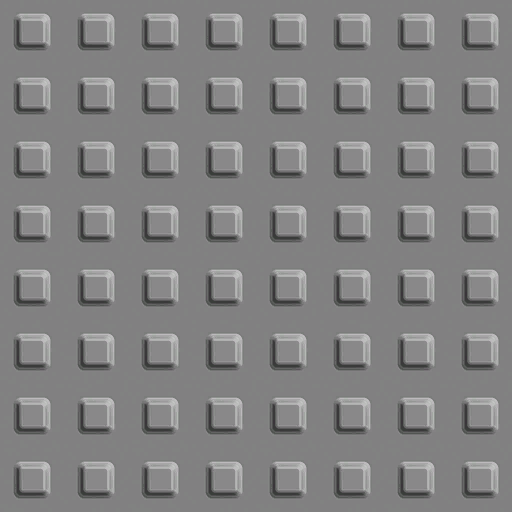
#> input picture .claude/skills/lihfolk-stud-voxel/assets/roblox_square_studs.png, 512 x 512 px
$ python -i voxel_icons.py   (imports and definitions only)
#> lines starting #> are read from the running program, lines starting #| are printed output that depends on the picture; after the words box and inside, x2 and y2 are one past the last pixel; in counts of white or black regions, pixels touching at a corner belong together
"""Stud-voxel HUD icons: shop basket, index book, animals paw, daily calendar, luck clover, present.

Each icon is a small voxel model wearing the same square stud texture as the map
(.claude/skills/lihfolk-stud-voxel/assets/roblox_square_studs.png, one stud per 2x2
voxels), rendered in Cycles with a transparent background, then given the HUD's ink
sticker outline. Same look as the world, so the HUD reads as part of the game.

Run (needs `pip install bpy` 5.x, numpy, Pillow):
    python3 tools/lookdev/voxel_icons.py OUTDIR [name ...]
"""
import math
import os
import sys

import numpy as np

HERE = os.path.dirname(os.path.abspath(__file__))
ROOT = os.path.abspath(os.path.join(HERE, '..', '..'))
STUD_PNG = os.path.join(ROOT, '.claude', 'skills', 'lihfolk-stud-voxel', 'assets', 'roblox_square_studs.png')
INK = (11, 12, 26)


# ---------------------------------------------------------------- voxel helpers
class Grid:
    """Colour-index voxel grid, z up. 0 = empty; palette maps index -> hex."""

    def __init__(self, nx, ny, nz):
        self.v = np.zeros((nx, ny, nz), np.int16)
        self.pal = {}

    # [7 lines left out: function col, not called in this run]

    def box(self, x0, x1, y0, y1, z0, z1, c):
        """Fill the inclusive-exclusive range [x0,x1) x [y0,y1) x [z0,z1)."""
        self.v[max(0, x0):x1, max(0, y0):y1, max(0, z0):z1] = self.col(c) if c else 0

    def where(self, mask, c):
        self.v[mask] = self.col(c) if c else 0

    def recolour(self, mask, c):
        self.v[mask & (self.v > 0)] = self.col(c)

    def coords(self):
        nx, ny, nz = self.v.shape
        return np.mgrid[0:nx, 0:ny, 0:nz].astype(np.float32) + 0.5


def ellipse2(a, b, ca, cb, ra, rb):
    return ((a - ca) / ra) ** 2 + ((b - cb) / rb) ** 2 <= 1.0


# ---------------------------------------------------------------- the icons
# [172 lines left out: functions m_book, m_basket, m_paw, m_clover, m_present, m_calendar and 3 more, not called in this run]

MODELS = dict(snowball=m_snowball, coin=m_coin, gem=m_gem, book=m_book, basket=m_basket, paw=m_paw, clover=m_clover, present=m_present, calendar=m_calendar)


# ---------------------------------------------------------------- mesh + render
def hex_rgb(h):
    return tuple(int(h[i:i + 2], 16) / 255 for i in (1, 3, 5))


def srgb_to_lin(c):
    return tuple(((x + 0.055) / 1.055) ** 2.4 if x > 0.04045 else x / 12.92 for x in c)


# [122 lines left out: functions faces_of, render, not called in this run]


def sticker(raw, out, size=512, ink=INK, stroke=14):
    """Crop to the model, square it, and add the HUD's ink outline + a hard ink drop."""
#> called with out = 'out.png', size = 512, ink = (11, 12, 26), stroke = 14
    from PIL import Image, ImageFilter
    im = Image.open(raw).convert('RGBA')
    bb = im.getchannel('A').point(lambda a: 255 if a > 8 else 0).getbbox()
#> bb = (0, 0, 512, 512)
    im = im.crop(bb)
    w, h = im.size
#> w = 512; h = 512
    s = int(max(w, h) * 1.0) + stroke * 4
#> s = 568
    canvas = Image.new('RGBA', (s, s), (0, 0, 0, 0))
#> canvas: PIL image 568x568 RGBA; every value is 0
    canvas.paste(im, ((s - w) // 2, (s - h) // 2), im)
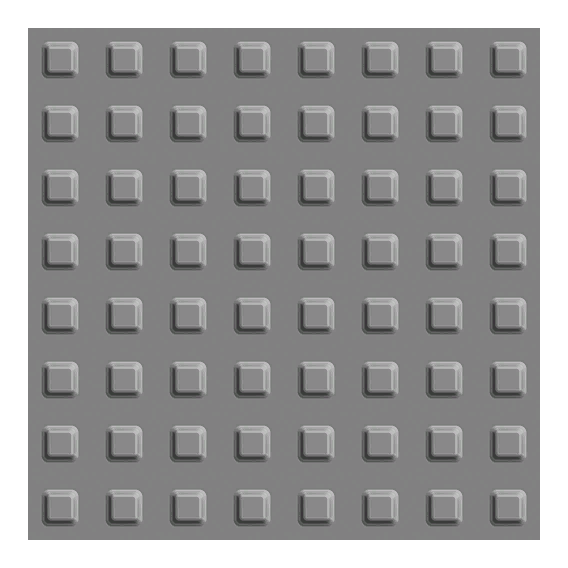
#> canvas: PIL image 568x568 RGBA; mean R, G, B, A 105.3, 104.9, 105.3, 207.2; transparent parts drawn white
    a = canvas.getchannel('A')
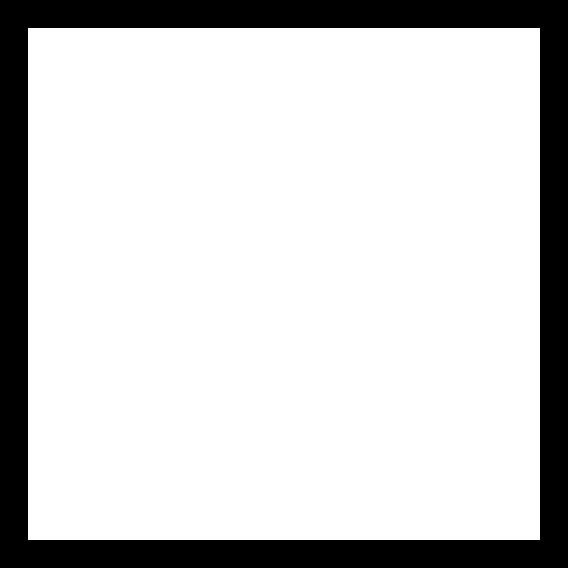
#> a: PIL image 568x568 L; 81.3% white; 1 black region, box (x1, y1, x2, y2) and area: (0, 0, 568, 568) 60480
    grown = a.filter(ImageFilter.MaxFilter(3))
#> grown: PIL image 568x568 L; 81.9% white; 1 black region, box (x1, y1, x2, y2) and area: (0, 0, 568, 568) 58428
    for _ in range(stroke // 2 - 1):
        grown = grown.filter(ImageFilter.MaxFilter(3))
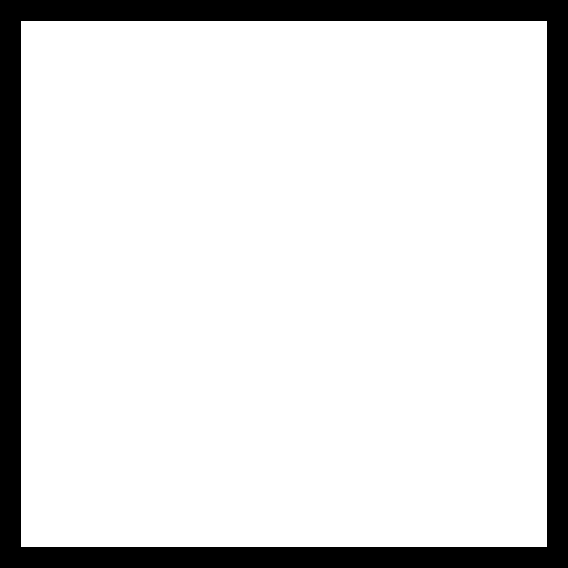
#> grown: PIL image 568x568 L; 85.8% white; 1 black region, box (x1, y1, x2, y2) and area: (0, 0, 568, 568) 45948
    grown = grown.filter(ImageFilter.GaussianBlur(0.8)).point(lambda v: 255 if v > 100 else 0)
    outline = Image.new('RGBA', (s, s), ink + (255,))
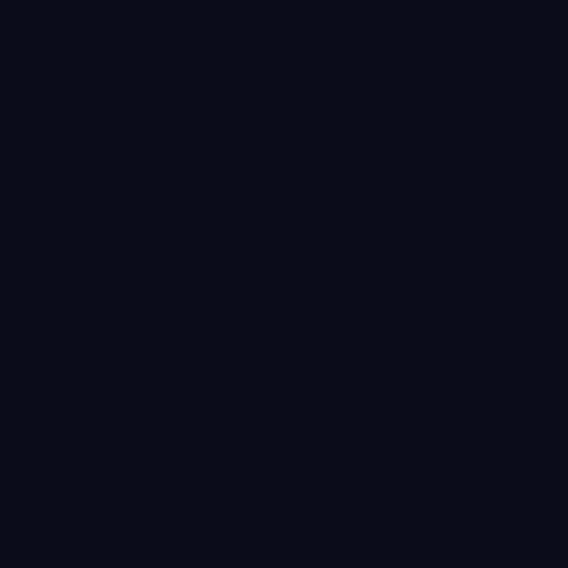
#> outline: PIL image 568x568 RGBA; mean R, G, B, A 11, 12, 26, 255
    base = Image.new('RGBA', (s, s), (0, 0, 0, 0))
    drop = Image.new('RGBA', (s, s), (0, 0, 0, 0))
    drop.paste(outline, (0, stroke // 2), grown)
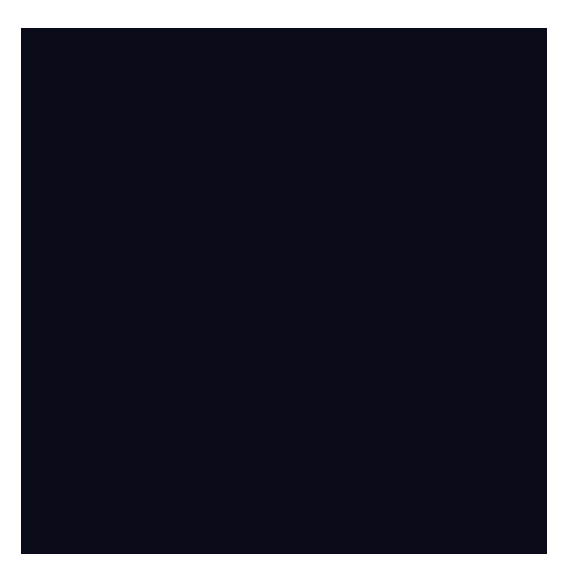
#> drop: PIL image 568x568 RGBA; mean R, G, B, A 9.4, 10.3, 22.3, 218.7; transparent parts drawn white
    base = Image.alpha_composite(base, drop)
    ol = Image.new('RGBA', (s, s), (0, 0, 0, 0))
    ol.paste(outline, (0, 0), grown)
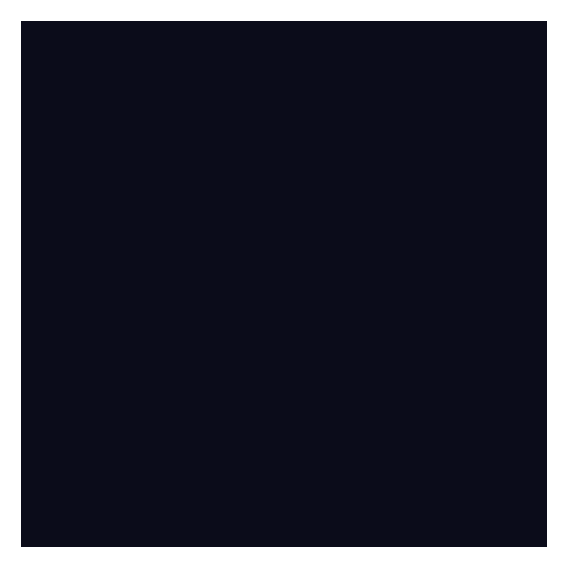
#> ol: PIL image 568x568 RGBA; mean R, G, B, A 9.4, 10.3, 22.3, 218.7; transparent parts drawn white
    base = Image.alpha_composite(base, ol)
    base = Image.alpha_composite(base, canvas)
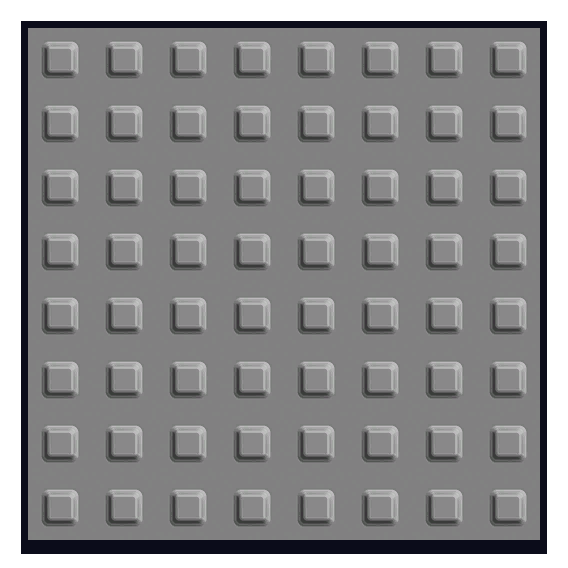
#> base: PIL image 568x568 RGBA; mean R, G, B, A 105.9, 105.6, 106.7, 221.6; transparent parts drawn white
    base.resize((size, size), Image.LANCZOS).save(out)


# [9 lines not run here, left out]

>>> result = sticker('../../.claude/skills/lihfolk-stud-voxel/assets/roblox_square_studs.png', 'out.png')
